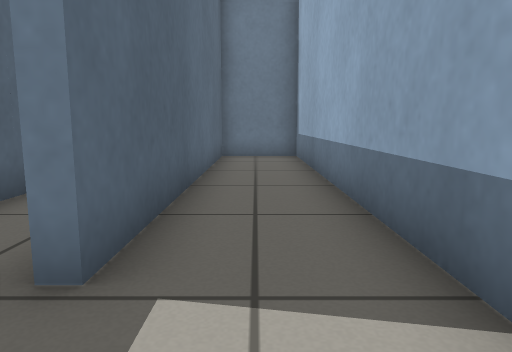
View 1 (above)

16 first-person views from a walk through a robot-simulator world made for Gazebo. The camera is 0.5 m above the floor, tilts 8° down and sees 70° across. The floor is counted in squares, 0.5 m on a side. Each view is taken from the middle of a square. On the plan, view 1 faces up. The plan holds only what a view shows up to about 13 squares ahead; the rest is blank. The place goes on beyond the plan. Gazebo's built-in surfaces are drawn with simple patterns.

View 2
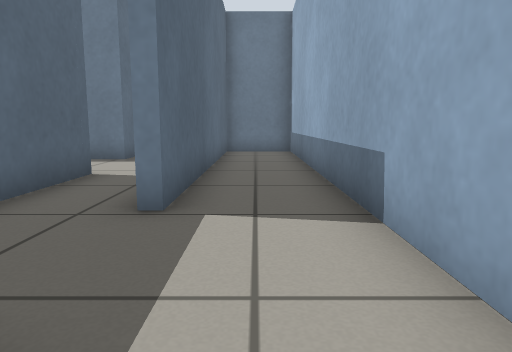

View 3
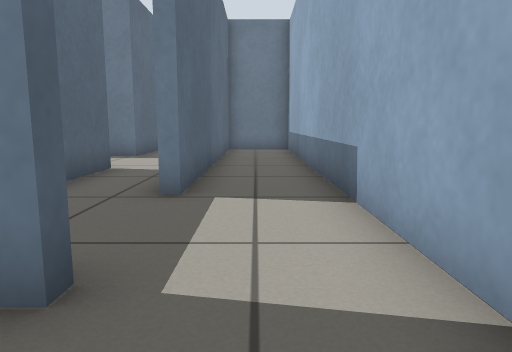

View 4
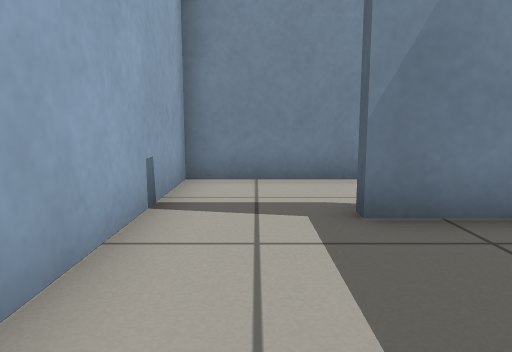

View 5
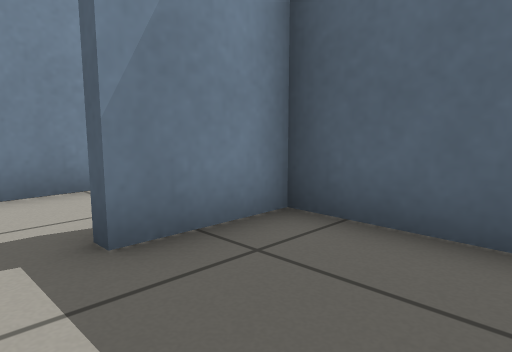

View 6
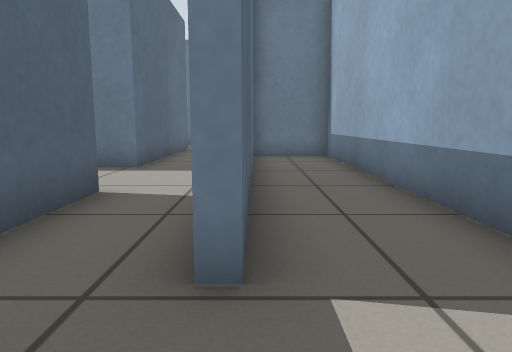

View 7
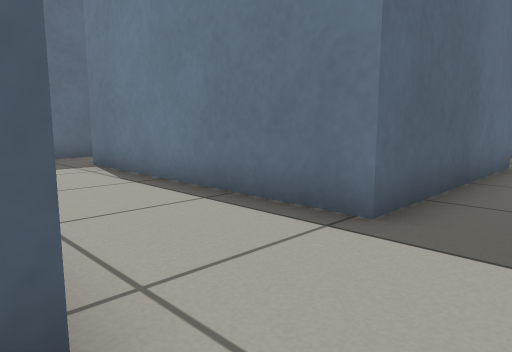

View 8
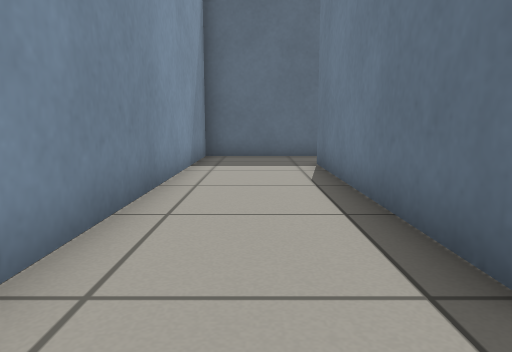

View 9
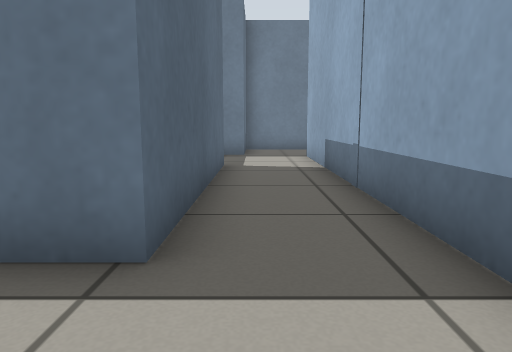

View 10
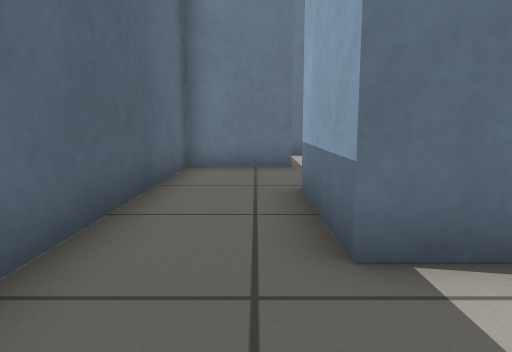

View 11
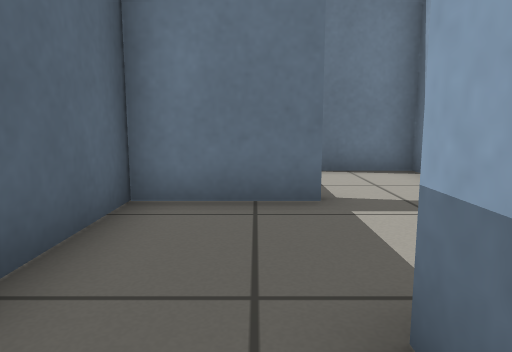

View 12
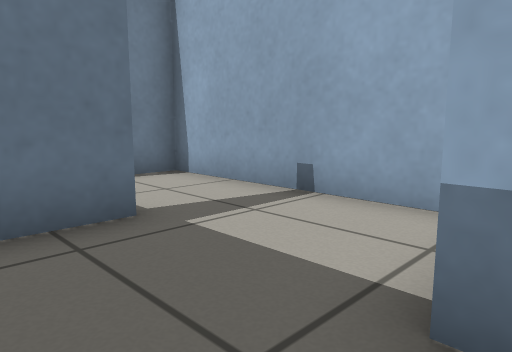

View 13
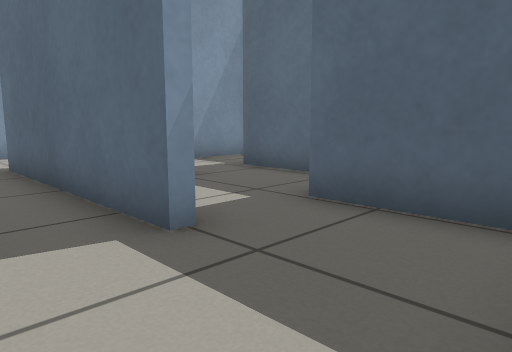

View 14
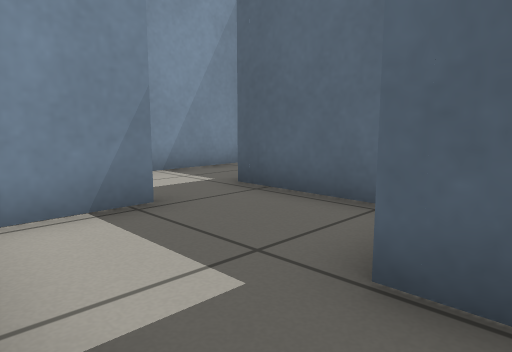

View 15
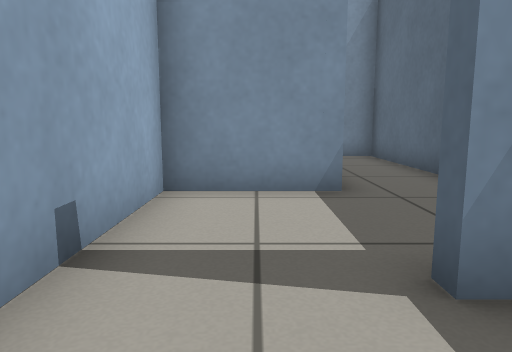

View 16
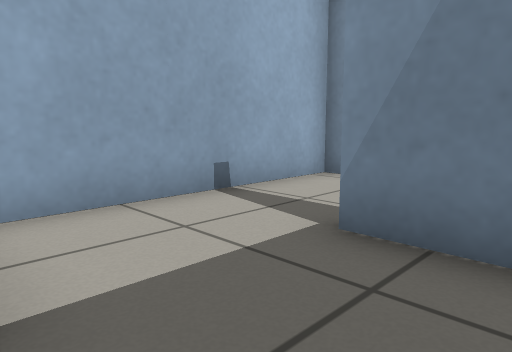

### Floor plan
Points are (right, up) in squares from view 1. A wall is a line through its corners. A room is listed if a view was taken in it or the views show most of it. See-through windows are left out.
Room 1 (views 1, 2, 3, 4, 5, 6, 7)
walls: (-3.3, 5.5) (-3.3, -0.8) (-1.1, -0.8); (-2.1, -3.7) (1.3, -3.7) (1.3, 11.7) (-1.1, 11.7) (-1.1, 2.2) (-1.5, 2.2)
ways out: opening at (-2, 5) to room 2
Room 2 (views 8, 9, 10, 11, 12, 13, 14)
walls: (-1.4, 8.1) (-1.4, 17.7); (-3.8, 15.1) (-3.8, 8.6) (-11.3, 8.6) (-11.3, 11.6) (-8.6, 11.6) (-8.6, 15.5); (-11.1, 14.7) (-13.7, 14.7) (-13.7, 5.4) (-4.1, 5.4); (-3.4, 18.2) (-4.4, 18.2)
low walls: (-11.1, 15) (-11.1, 14.7)
ways out: opening at (-2, 5) to room 1; opening at (-10.5, 15) to room 3; opening at (-4, 16.5)
Room 3 (views 15, 16)
walls: (-8.6, 15.5) (-8.6, 17.9) (-10.9, 17.9)
low walls: (-12.6, 15) (-11.1, 15)
ways out: opening at (-10.5, 15) to room 2
Room 4 (no view inside)
walls: (-6.4, 11.8) (-5.5, 11.8); (-8.3, 13.9) (-8.3, 11.2); (-10.6, 8.9) (-7.9, 8.9)
ways out: opening at (-6, 13.5) to room 5
Room 5 (no view inside)
walls: (-5.5, 11.8) (-4.6, 11.8)
ways out: opening at (-6, 13.5) to room 4; opening at (-5, 15)

Positions as (right, up) in squares from view 1, and headings:
1: (0, 0), facing up
2: (0, -2), facing up
3: (0, -3), facing up
4: (0, 3), facing down
5: (0, 2), facing down-left
6: (-1, 0), facing up
7: (-2, 5), facing up-left
8: (-2, 7), facing left
9: (-3, 6), facing up
10: (-12, 6), facing up
11: (-12, 10), facing up
12: (-13, 11), facing up-right
13: (-2, 18), facing down-left
14: (-4, 16), facing down-left
15: (-10, 17), facing down
16: (-13, 18), facing down-right
